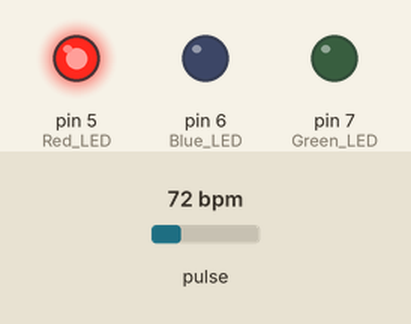
Bench run of a sketch on a simulated Arduino Uno, built with avr-gcc and run on an emulated ATmega328P. Shown: output pins drawn as LEDs (lit = HIGH). The inputs (shaded band) are chosen by the test bench; at power-on: pulse 72 bpm. What the sketch prints to the serial monitor is not drawn.

Above: at 1.2 s.
1.3 s: pulse set to 130 bpm
At 3.1 s:
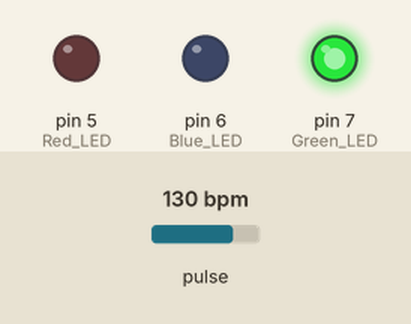
4.2 s: pulse set to 123 bpm
7.2 s: pulse set to 121 bpm
At 9.3 s:
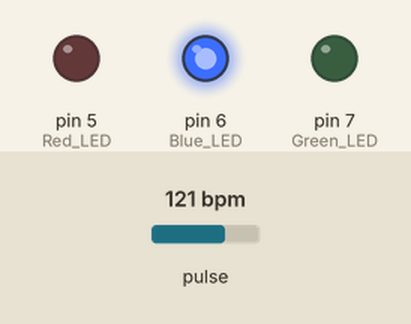
10.1 s: pulse set to 158 bpm
At 11.4 s:
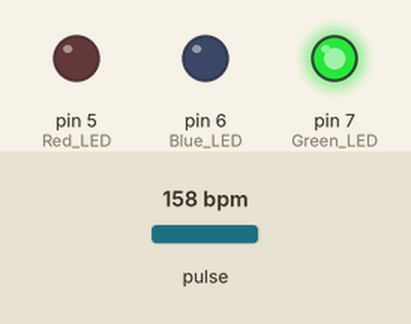
Timing chart, 0 to 12.9 s (numbered marks = the images above; inputs shaded):
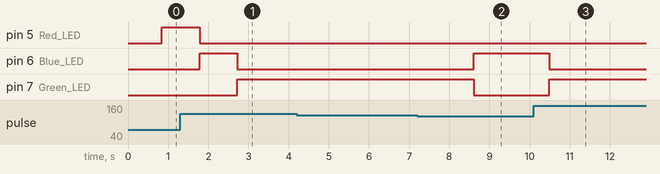

The sketch:

LedSinPantalla.ino
```cpp
#include <Wire.h>
#include <SPI.h>
#include "MAX30105.h"
#include <Adafruit_GFX.h>
#include <Adafruit_SSD1306.h>

#define OLED_ADDR   0x3C // I2C address of OLED display
#define OLED_SDA    A4   // SDA pin for OLED display
#define OLED_SCL    A5   // SCL pin for OLED display
Adafruit_SSD1306 display(OLED_ADDR);


#include "heartRate.h"

MAX30105 particleSensor;

const byte RATE_SIZE = 4; //Increase this for more averaging. 4 is good.
byte rates[RATE_SIZE]; //Array of heart rates
byte rateSpot = 0;
long lastBeat = 0; //Time at which the last beat occurred

float beatsPerMinute;
int beatAvg;

void setup()
{
  Serial.begin(115200);
  Serial.println("Initializing...");

  pinMode(5, OUTPUT); // Red LED
  pinMode(6, OUTPUT); // Blue LED
  pinMode(7, OUTPUT); // Green LED

  // Initialize sensor
  if (!particleSensor.begin(Wire, I2C_SPEED_FAST)) //Use default I2C port, 400kHz speed
  {
    Serial.println("MAX30105 was not found. Please check wiring/power. ");
    while (1);
  }
  Serial.println("Place your index finger on the sensor with steady pressure.");

  particleSensor.setup(); //Configure sensor with default settings
  particleSensor.setPulseAmplitudeRed(0x0A); //Turn Red LED to low to indicate sensor is running
  particleSensor.setPulseAmplitudeGreen(0); //Turn off Green LED
  //Serial.begin(9600);

}

void loop()
{
  display.clearDisplay();
  static unsigned long lastColorChangeTime = 0; // Time of last color change
  long irValue = particleSensor.getIR();

  if (checkForBeat(irValue) == true)
  {
    //We sensed a beat!
    long delta = millis() - lastBeat;
    lastBeat = millis();

    beatsPerMinute = 60 / (delta / 1000.0);

    if (beatsPerMinute < 255 && beatsPerMinute > 0)
    {
      rates[rateSpot++] = (byte)beatsPerMinute; //Store this reading in the array
      rateSpot %= RATE_SIZE; //Wrap variable

      //Take average of readings
      beatAvg = 0;
      for (byte x = 0 ; x < RATE_SIZE ; x++)
        beatAvg += rates[x];
      beatAvg /= RATE_SIZE;

      // Change LED color depending on beatAvg
      if (beatAvg > 0) {
        if (beatAvg < 60) {
          digitalWrite(5, HIGH); // Red
          digitalWrite(6, LOW); // Blue
          digitalWrite(7, LOW); // Green

        } else if (beatAvg < 120) {
          digitalWrite(5, LOW); // Red
          digitalWrite(6, HIGH); // Blue
          digitalWrite(7, LOW); // Green

        } else {
          digitalWrite(5, LOW); // Red
          digitalWrite(6, LOW); // Blue
          digitalWrite(7, HIGH); // Green
        }
    }
    else{

          digitalWrite(5, LOW); // Red
          digitalWrite(6, LOW); // Blue
          digitalWrite(7, LOW); // Green

    }
    }
  }

 }
```

Measured:
- the behaviour switches between 122 and 121 bpm on pulse (found by bisection; images 1 and 2)
- after the input at 1.3 s, pin 5 (Red_LED): HIGH → LOW after 0.48 s instead of 2.1 s; pin 6 (Blue_LED): LOW → HIGH after 0.48 s instead of 2.1 s; pin 7 (Green_LED): LOW → HIGH after 1.4 s
- after the input at 4.2 s, every drawn part: stays the same
- after the input at 7.2 s, pin 6 (Blue_LED): LOW → HIGH after 1.4 s; pin 7 (Green_LED): HIGH → LOW after 1.4 s
- after the input at 10.1 s, pin 6 (Blue_LED): HIGH → LOW after 0.39 s; pin 7 (Green_LED): LOW → HIGH after 0.39 s
